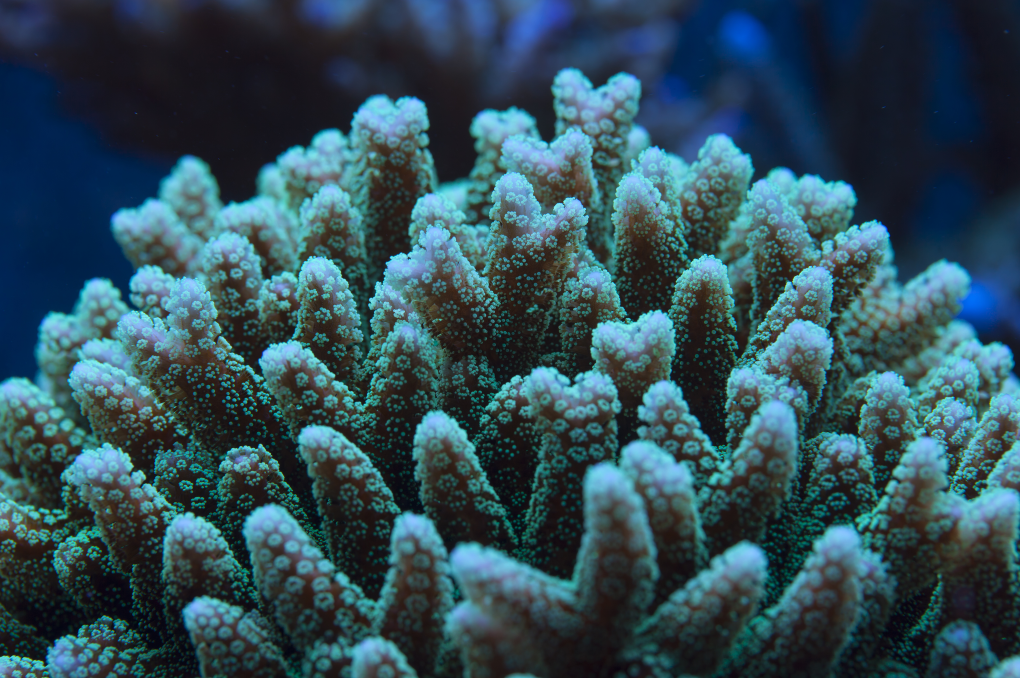
#> input picture Dataset/DIV2K dataset/0081.png, 2040 x 1356 px (shown at 1/2 size)
$ python -i attack_test.py   (imports and definitions only)
#> lines starting #> are read from the running program, lines starting #| are printed output that depends on the picture
import os
import cv2
import numpy as np
from PIL import Image
from skimage.util import random_noise

def perform_all_attacks_on_watermarked_image(im_wm_path, out_dir=None, attacks=None):
    """
    Perform attack on watermarked image, store attacked watermarked in folder
    Args:
        im_wm_path: watermarked image path.
        out_dir: Folder storing attack image.
        attacks: choose attack to run (default is all).
    Returns:
        Attacked image path.
    """
#> called with im_wm_path = '../Dataset/DIV2K dataset/0081.png'
    if out_dir is None:
        out_dir = os.path.dirname(im_wm_path)
    os.makedirs(out_dir, exist_ok=True)
    img_name = os.path.splitext(os.path.basename(im_wm_path))[0]

    # Load image (PIL -> np)
    img = Image.open(im_wm_path).convert("RGB")
#> img is the input picture: PIL image 2040x1356 RGB; mean R, G, B 47.9, 77.8, 88.2
    img_np = np.array(img)
    h, w, _ = img_np.shape
#> h = 1356; w = 2040

    attacked_paths = []

    # attack list
    all_attacks = {
        "blur": lambda img: cv2.GaussianBlur(img, (5,5), 0),
        "gaussian_noise": lambda img: np.clip(img + np.random.normal(0, 15, img.shape), 0, 255).astype(np.uint8),
        "salt_pepper_noise": lambda img: (255*random_noise(img, mode='s&p', amount=0.01)).astype(np.uint8),
        "jpeg": None,
        "crop": lambda img: img[int(0.2*h):h-int(0.2*h), int(0.2*w):w-int(0.2*w)],
        "resize": lambda img: cv2.resize(img, (w//2, h//2), interpolation=cv2.INTER_LINEAR),
        "resize_restore": lambda img: cv2.resize(cv2.resize(img, (w//2, h//2)), (w, h)),
        "sharp": lambda img: cv2.filter2D(img, -1, np.array([[0,-1,0],[-1,5,-1],[0,-1,0]])),
        "hist_eq": lambda img: cv2.equalizeHist(cv2.cvtColor(img, cv2.COLOR_RGB2GRAY)),
        "gamma": lambda img: cv2.LUT(img, np.array([((i/255.0)**(1/1.5))*255 for i in range(256)]).astype("uint8")),
        "rotation": lambda img: cv2.warpAffine(img, cv2.getRotationMatrix2D((w/2,h/2), 5, 1), (w,h), borderMode=cv2.BORDER_REFLECT),
        "rowcol_remove": lambda img: _row_col_remove(img, row_step=10, col_step=10),
        "local_bend": lambda img: _local_bending(img, amplitude=10, frequency=40),
        "gray": lambda img: cv2.cvtColor(img, cv2.COLOR_RGB2GRAY),
    }

    # attack is None -> run all (default)
    if attacks is None:
        attacks = list(all_attacks.keys())
#> attacks = ['blur', 'gaussian_noise', 'salt_pepper_noise', 'jpeg', 'crop', 'resize', 'resize_restore', 'sharp', 'hist_eq', 'gamma', 'rotation', 'rowcol_remove', 'local_bend', 'gray']

    for name in attacks:
        if name == "jpeg":
            jpeg_path = os.path.join(out_dir, f"{img_name}_jpeg.jpg")
            img.save(jpeg_path, quality=50)
            attacked_paths.append(jpeg_path)
        else:
            attack_func = all_attacks[name]
            attacked = attack_func(img_np)
            ext = "png" if attacked.ndim != 2 else "png" # dùng png luôn cho mọi loại
            attack_path = os.path.join(out_dir, f"{img_name}_{name}.{ext}")
            Image.fromarray(attacked).save(attack_path)
            attacked_paths.append(attack_path)
#> this loop made 14 passes
#> name on pass 13: 'local_bend'
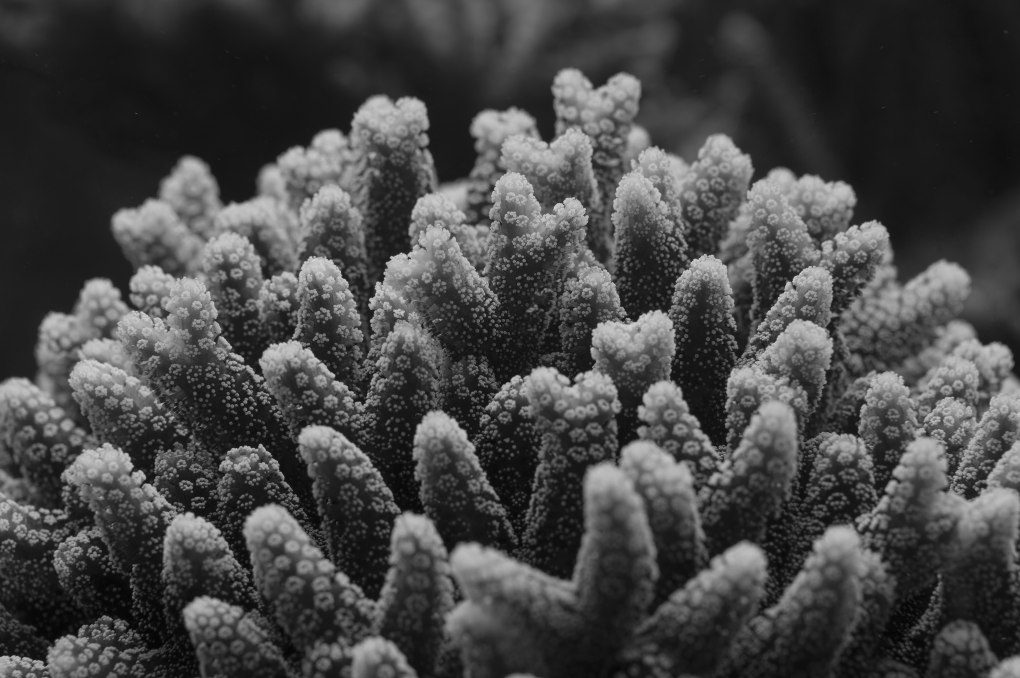
#> attacked: shape (1356, 2040) (shown at 1/2 size); min 5, max 214, mean 70
#> after the loop, attacked_paths = 14 items

    return attacked_paths

# ===== Hàm hỗ trợ attack đặc biệt =====

def _row_col_remove(img, row_step=10, col_step=10):
    out = img.copy()
    out[::row_step,:,:] = 0
    out[:,::col_step,:] = 0
    return out

def _local_bending(img, amplitude=5, frequency=20):
    h, w = img.shape[:2]
    map_y, map_x = np.indices((h, w), dtype=np.float32)
    map_x += amplitude * np.sin(2 * np.pi * map_y / frequency)
    return cv2.remap(img, map_x, map_y, interpolation=cv2.INTER_LINEAR, borderMode=cv2.BORDER_REFLECT)


# attacked = perform_all_attacks_on_watermarked_image("wm_image.png", "attack_results")

>>> result = perform_all_attacks_on_watermarked_image('../Dataset/DIV2K dataset/0081.png')
#> result = 14 items
